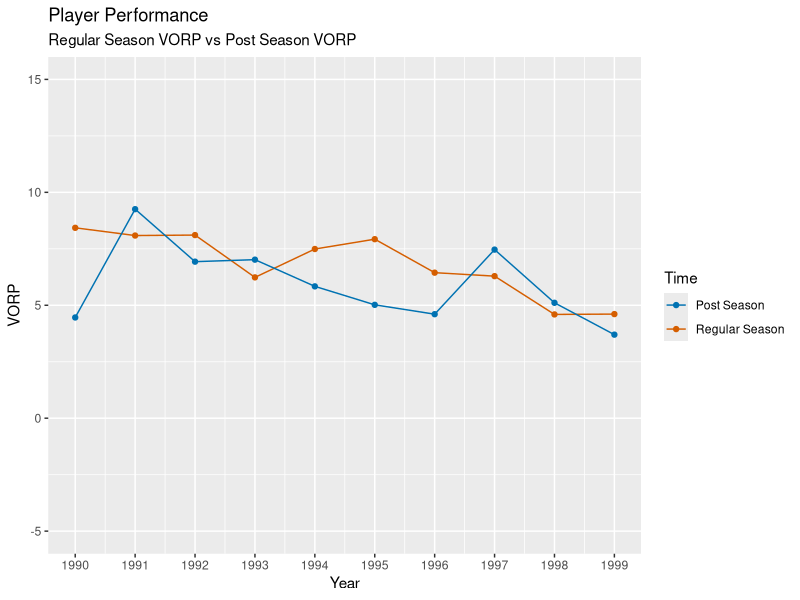
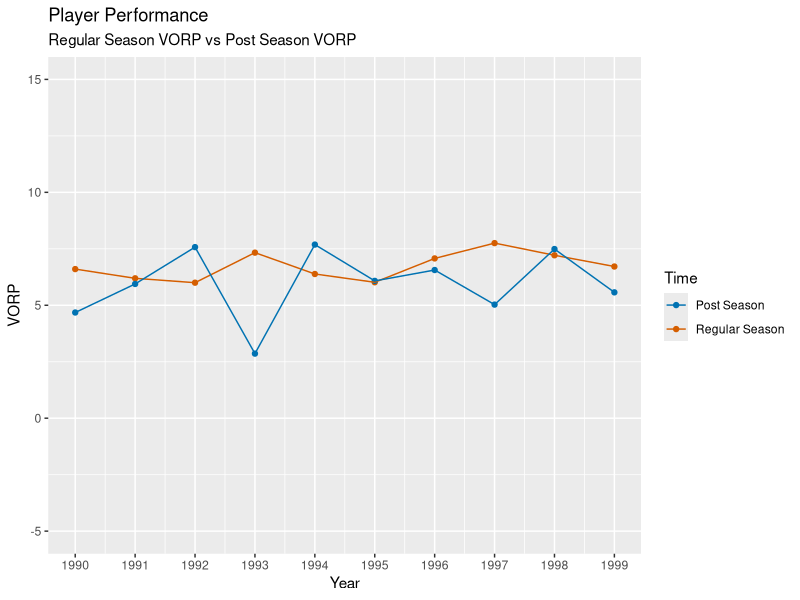
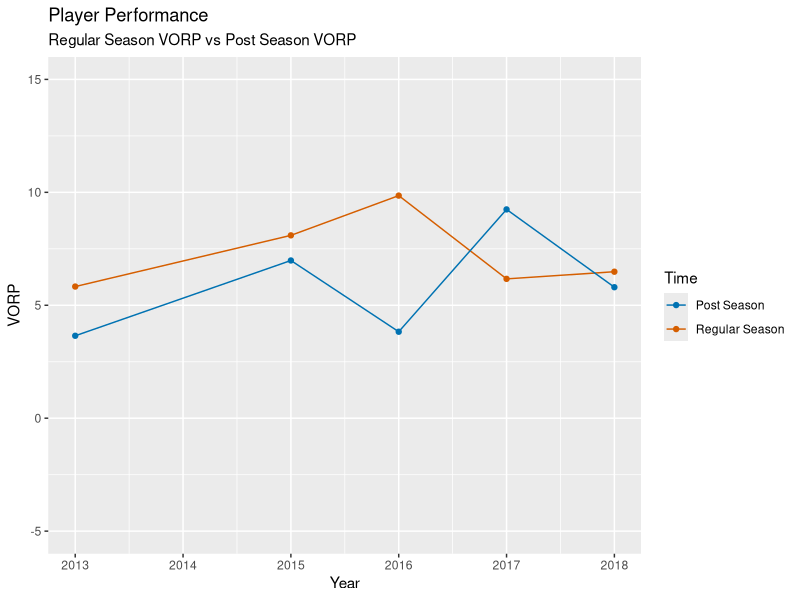
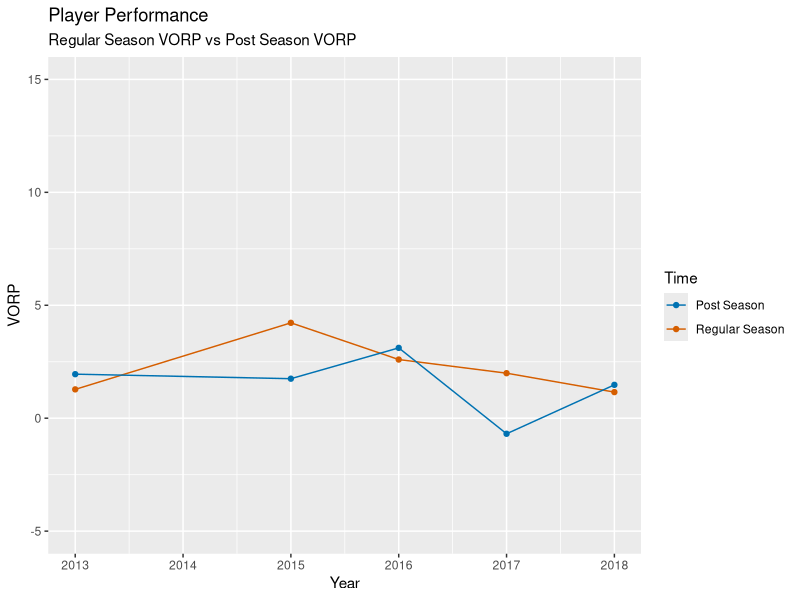
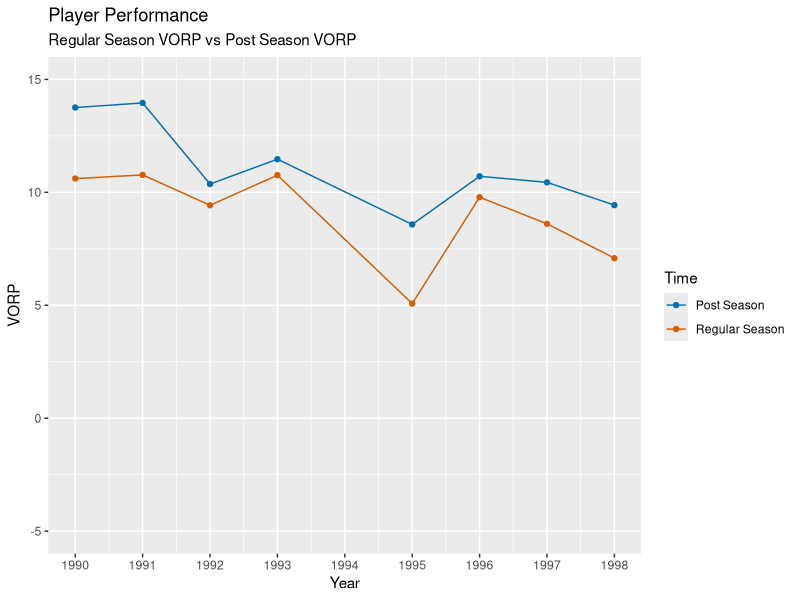
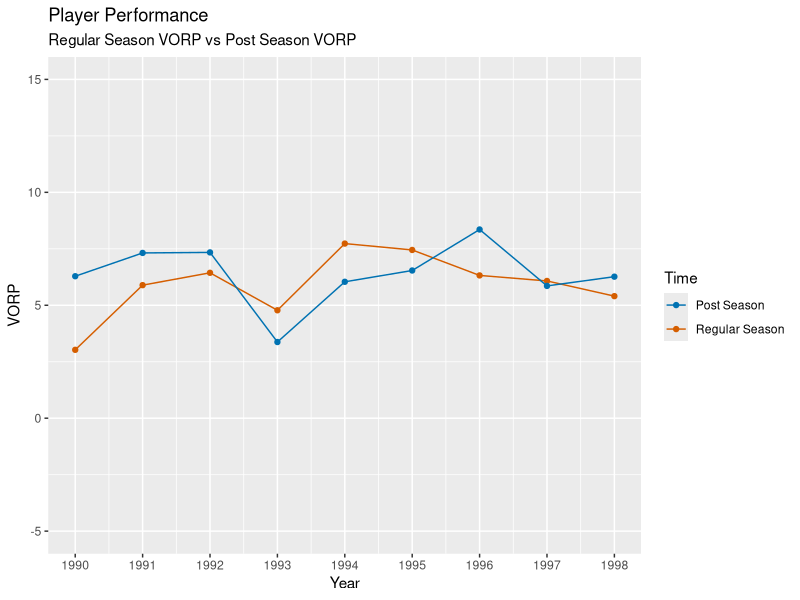
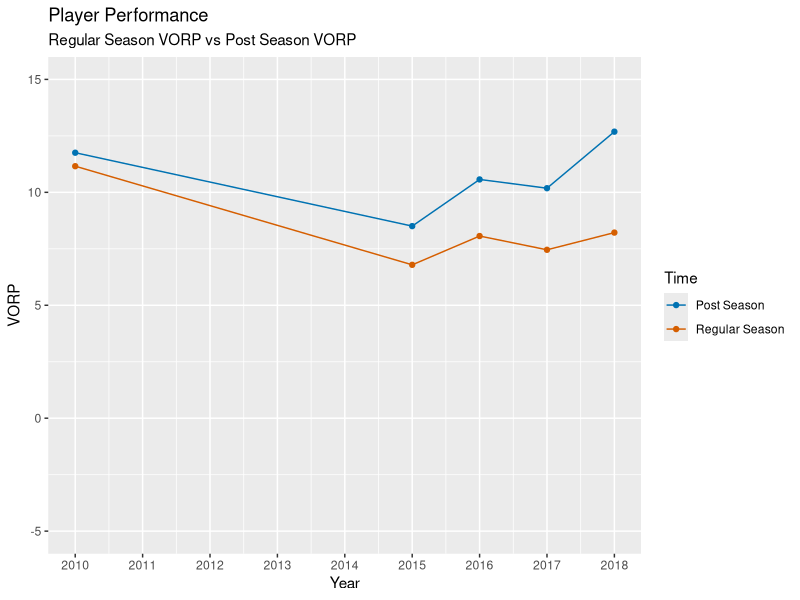
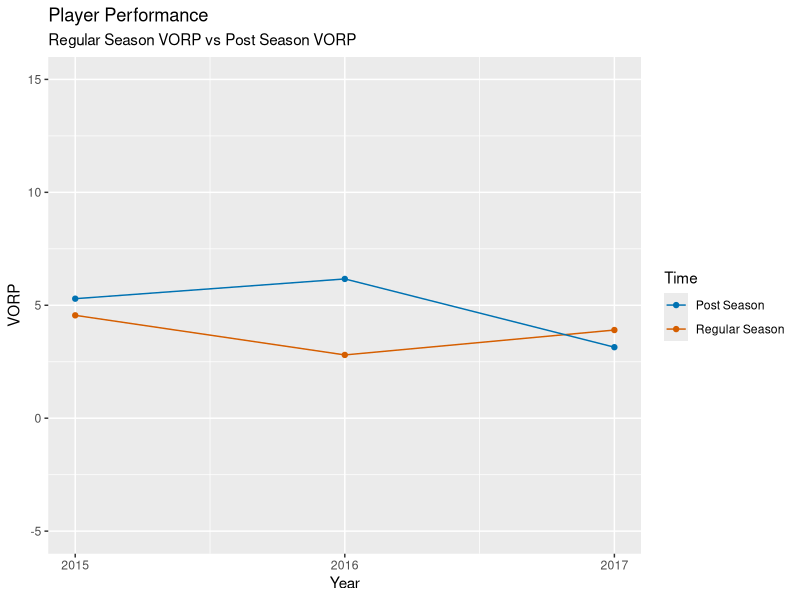

Reproduce these figures in R, in order.
library(tidyverse)
library(ggplot2)

###########################
### Loading in the data ###
###########################

### Setting the directory of the data ####

setwd('/Users/matty/Documents/BYU/undergrad_research/merging')

### Loading in the data ###

bulls <- read.csv('bulls.csv')
celtics <- read.csv('celtics.csv')
jazz <- read.csv('jazz.csv')
rockets <- read.csv('rockets.csv')
warriors <- read.csv('warriors.csv')
caveliers <- read.csv('caveliers.csv')
heat <- read.csv('heat.csv')
lakers <- read.csv('lakers.csv')
pistons <- read.csv('pistons.csv')
spurs <- read.csv('spurs.csv')
playoffers <- read.csv('playoffers.csv')
regulars <- read.csv('regulars.csv')

### Setting directory of the file ###

setwd('/Users/matty/Documents/BYU/undergrad_research/stats')


#############################
### Creating My Functions ###
#############################

### This function plots a scatter-plot and line ###

scatt <- function(data,years=NULL){
  if(is.null(years) == TRUE){
    ggplot(data)+
      geom_point(aes(x=RVORP,y=PVORP,color=win)) +
      scale_color_manual(name='Champions',values = c('black','firebrick3'),labels=c('No','Yes')) +
      geom_abline(intercept = 0,slope=1, color='blue')+ 
      labs(title='Team Performance',x = 'Regular Season VORP',y='Post Season VORP',subtitle = 'Performance with y=x line')+
      xlim(-5,15)+
      ylim(-5,15)
  }
  else{
    temp <- filter(data, year == years)
    if(sum(temp$win) > 0){
      colors <- 'firebrick3'
      champ <- 'Yes'
    }
    else{
      colors <- 'black'
      champ <- 'No'
      }
    ggplot(temp)+
      geom_point(aes(x=RVORP,y=PVORP,color=win)) +
      scale_color_manual(name='Champions',values =colors,labels=champ) +
      geom_abline(intercept = 0,slope=1, color='blue') + 
      labs(title='Team Performance',x = 'Regular Season VORP',y='Post Season VORP',subtitle = 'Performance with y=x line')+
      xlim(-5,15)+
      ylim(-5,15)
  }
}


### This function will plot a player over years ###

player <- function(play, team){
  temp <- filter(team, player == play)
  minyear <- min(temp$year)
  ggplot(temp) +
    geom_point(aes(x = year, y= RVORP,color = 'Regular Season')) +
    geom_point(aes(x = year, y= PVORP,color = 'Post Season')) +
    geom_line(aes(x = year,y=RVORP,color = 'Regular Season')) +
    geom_line(aes(x = year,y=PVORP,color = 'Post Season')) +
    labs(title='Player Performance',x = 'Year',y='VORP',subtitle = 'Regular Season VORP vs Post Season VORP')+
    scale_color_manual(name='Time',values = c('#0072B2','#D55E00'))+
    scale_x_continuous(breaks = seq(min(temp$year), max(temp$year), by = 1))+
    ylim(-5,15)
}


### This will compare player's regular seasons through multiple years ###

reg <- function(player1,player2,team1,team2,player3=NULL,team3=NULL,player4=NULL,team4=NULL){
  if(is.null(player3) == TRUE){
    temp1 <- filter(team1,player==player1)
    temp2 <- filter(team2,player==player2)
    temp1$xax <- seq_along(temp1[, 1])
    temp2$xax <- seq_along(temp2[, 1])
    
    df <- data.frame()
    df <- rbind(df,temp1,temp2)
    ggplot(df)+
      geom_point(aes(x = xax, y= RVORP,color = player1), data = filter(df,player==player1)) +
      geom_point(aes(x = xax, y= RVORP, color = player2),data = filter(df,player==player2)) +
      geom_line(aes(x = xax, y= RVORP,color = player1), data = filter(df,player==player1)) +
      geom_line(aes(x = xax, y= RVORP, color = player2),data = filter(df,player==player2)) +
      labs(x='Years made the Playoffs',y='Regular Season VORP')+
      scale_color_manual(name='Players',values = c('#0072B2','#D55E00'),labels=c(player1,player2))+
      scale_x_continuous(breaks = seq(1, 10, by = 1))+
      ylim(-5,15)
  }
  else if(is.null(player3) == FALSE & is.null(player4) == TRUE){
    temp1 <- filter(team1,player==player1)
    temp2 <- filter(team2,player==player2)
    temp3 <- filter(team3,player==player3)
    temp1$xax <- seq_along(temp1[, 1])
    temp2$xax <- seq_along(temp2[, 1])
    temp3$xax <- seq_along(temp3[, 1])
    
    df <- data.frame()
    df <- rbind(df,temp1,temp2,temp3)
    ggplot(df)+
      geom_point(aes(x = xax, y= RVORP,color = player1), data = filter(df,player==player1)) +
      geom_point(aes(x = xax, y= RVORP, color = player2),data = filter(df,player==player2)) +
      geom_line(aes(x = xax, y= RVORP,color = player1), data = filter(df,player==player1)) +
      geom_line(aes(x = xax, y= RVORP, color = player2),data = filter(df,player==player2)) +
      geom_point(aes(x = xax, y=RVORP, color = player3), data = filter(df, player==player3)) +
      geom_line(aes(x = xax, y = RVORP, color = player3), data = filter(df, player==player3)) + 
      labs(x='Years made the Playoffs',y='Regular Season VORP')+
      scale_color_manual(name='Players',values = c('#0072B2','#D55E00','#CC79A7'),labels=c(player1,player2, player3))+
      scale_x_continuous(breaks = seq(1, 10, by = 1))+
      ylim(-5,15)
  }
  else{
    temp1 <- filter(team1,player==player1)
    temp2 <- filter(team2,player==player2)
    temp3 <- filter(team3,player==player3)
    temp4 <- filter(team4,player==player4)
    temp1$xax <- seq_along(temp1[, 1])
    temp2$xax <- seq_along(temp2[, 1])
    temp3$xax <- seq_along(temp3[,1])
    temp4$xax <- seq_along(temp4[,1])
    
    df <- data.frame()
    df <- rbind(df,temp1,temp2,temp3,temp4)
    ggplot(df)+
      geom_point(aes(x = xax, y= RVORP,color = player1), data = filter(df,player==player1)) +
      geom_point(aes(x = xax, y= RVORP, color = player2),data = filter(df,player==player2)) +
      geom_line(aes(x = xax, y= RVORP,color = player1), data = filter(df,player==player1)) +
      geom_line(aes(x = xax, y= RVORP, color = player2),data = filter(df,player==player2)) +
      geom_point(aes(x = xax, y= RVORP,color = player3), data = filter(df,player==player3)) +
      geom_line(aes(x = xax, y= RVORP, color = player3),data = filter(df,player==player3)) +
      geom_point(aes(x = xax, y= RVORP,color = player4), data = filter(df,player==player4)) +
      geom_line(aes(x = xax, y= RVORP, color = player4),data = filter(df,player==player4)) +
      labs(x='Years made the Playoffs',y='Regular Season VORP')+
      scale_color_manual(name='Players',values = c('#0072B2','#D55E00','#CC79A7','#009E73'),labels=c(player4,player1,player2,player3))+
      scale_x_continuous(breaks = seq(1, 10, by = 1))+
      ylim(-5,15)
  }
}


### This will compare player's post season through the years ###

post <- function(player1,player2,team1,team2,player3=NULL,team3=NULL,player4=NULL,team4=NULL){
  if(is.null(player3) == TRUE){
    temp1 <- filter(team1,player==player1)
    temp2 <- filter(team2,player==player2)
    temp1$xax <- seq_along(temp1[, 1])
    temp2$xax <- seq_along(temp2[, 1])
    
    df <- data.frame()
    df <- rbind(df,temp1,temp2)
    ggplot(df)+
      geom_point(aes(x = xax, y= PVORP,color = player1), data = filter(df,player==player1)) +
      geom_point(aes(x = xax, y= PVORP, color = player2),data = filter(df,player==player2)) +
      geom_line(aes(x = xax, y= PVORP,color = player1), data = filter(df,player==player1)) +
      geom_line(aes(x = xax, y= PVORP, color = player2),data = filter(df,player==player2)) +
      labs(x='Years made the Playoffs',y='Regular Season VORP')+
      scale_color_manual(name='Players',values = c('#0072B2','#D55E00'),labels=c(player1,player2))+
      scale_x_continuous(breaks = seq(1, 10, by = 1))+
      ylim(-5,15)
  }
  else if(is.null(player3) == FALSE & is.null(player4) == TRUE){
    temp1 <- filter(team1,player==player1)
    temp2 <- filter(team2,player==player2)
    temp3 <- filter(team3,player==player3)
    temp1$xax <- seq_along(temp1[, 1])
    temp2$xax <- seq_along(temp2[, 1])
    temp3$xax <- seq_along(temp3[,1])
    
    df <- data.frame()
    df <- rbind(df,temp1,temp2,temp3)
    ggplot(df)+
      geom_point(aes(x = xax, y= PVORP,color = player1), data = filter(df,player==player1)) +
      geom_point(aes(x = xax, y= PVORP, color = player2),data = filter(df,player==player2)) +
      geom_line(aes(x = xax, y= PVORP,color = player1), data = filter(df,player==player1)) +
      geom_line(aes(x = xax, y= PVORP, color = player2),data = filter(df,player==player2)) +
      geom_point(aes(x = xax, y= PVORP,color = player3), data = filter(df,player==player3)) +
      geom_line(aes(x = xax, y= PVORP, color = player3),data = filter(df,player==player3)) +
      labs(x='Years made the Playoffs',y='Regular Season VORP')+
      scale_color_manual(name='Players',values = c('#0072B2','#D55E00','#CC79A7'),labels=c(player1,player2,player3))+
      scale_x_continuous(breaks = seq(1, 10, by = 1))+
      ylim(-5,15)
  }
  else{
    temp1 <- filter(team1,player==player1)
    temp2 <- filter(team2,player==player2)
    temp3 <- filter(team3,player==player3)
    temp4 <- filter(team4,player==player4)
    temp1$xax <- seq_along(temp1[, 1])
    temp2$xax <- seq_along(temp2[, 1])
    temp3$xax <- seq_along(temp3[,1])
    temp4$xax <- seq_along(temp4[,1])
    
    df <- data.frame()
    df <- rbind(df,temp1,temp2,temp3,temp4)
    ggplot(df)+
      geom_point(aes(x = xax, y= PVORP,color = player1), data = filter(df,player==player1)) +
      geom_point(aes(x = xax, y= PVORP, color = player2),data = filter(df,player==player2)) +
      geom_line(aes(x = xax, y= PVORP,color = player1), data = filter(df,player==player1)) +
      geom_line(aes(x = xax, y= PVORP, color = player2),data = filter(df,player==player2)) +
      geom_point(aes(x = xax, y= PVORP,color = player3), data = filter(df,player==player3)) +
      geom_line(aes(x = xax, y= PVORP, color = player3),data = filter(df,player==player3)) +
      geom_point(aes(x = xax, y= PVORP,color = player4), data = filter(df,player==player4)) +
      geom_line(aes(x = xax, y= PVORP, color = player4),data = filter(df,player==player4)) +
      labs(x='Years made the Playoffs',y='Regular Season VORP')+
      scale_color_manual(name='Players',values = c('#0072B2','#D55E00','#CC79A7','#009E73'),labels=c(player4,player1,player2,player3))+
      scale_x_continuous(breaks = seq(1, 10, by = 1))+
      ylim(-5,15)
  }
}



### This will compare player's Post - Regular ###

diff <- function(player1,player2,team1,team2,player3=NULL,team3=NULL,player4=NULL,team4=NULL){
  if(is.null(player3) == TRUE){
    temp1 <- filter(team1,player==player1)
    temp2 <- filter(team2,player==player2)
    temp1$xax <- seq_along(temp1[, 1])
    temp2$xax <- seq_along(temp2[, 1])
    
    df <- data.frame()
    df <- rbind(df,temp1,temp2)
    ggplot(df)+
      geom_point(aes(x = xax, y= DVORP,color = player1), data = filter(df,player==player1)) +
      geom_point(aes(x = xax, y= DVORP, color = player2),data = filter(df,player==player2)) +
      geom_line(aes(x = xax, y= DVORP,color = player1), data = filter(df,player==player1)) +
      geom_line(aes(x = xax, y= DVORP, color = player2),data = filter(df,player==player2)) +
      labs(x='Years made the Playoffs',y='Post VORP - Regular VORP')+
      scale_color_manual(name='Players',values = c('#0072B2','#D55E00'),labels=c(player1,player2))+
      scale_x_continuous(breaks = seq(1, 10, by = 1))+
      ylim(-10,10)
  }
  else if(is.null(player3) == FALSE & is.null(player4) == TRUE){
    temp1 <- filter(team1,player==player1)
    temp2 <- filter(team2,player==player2)
    temp3 <- filter(team3,player==player3)
    temp1$xax <- seq_along(temp1[, 1])
    temp2$xax <- seq_along(temp2[, 1])
    temp3$xax <- seq_along(temp3[,1])
    
    df <- data.frame()
    df <- rbind(df,temp1,temp2,temp3)
    ggplot(df)+
      geom_point(aes(x = xax, y= DVORP,color = player1), data = filter(df,player==player1)) +
      geom_point(aes(x = xax, y= DVORP, color = player2),data = filter(df,player==player2)) +
      geom_line(aes(x = xax, y= DVORP,color = player1), data = filter(df,player==player1)) +
      geom_line(aes(x = xax, y= DVORP, color = player2),data = filter(df,player==player2)) +
      geom_point(aes(x = xax, y= DVORP,color = player3), data = filter(df,player==player3)) +
      geom_line(aes(x = xax, y= DVORP, color = player3),data = filter(df,player==player3)) +
      labs(x='Years made the Playoffs',y='Post VORP - Regular VORP')+
      scale_color_manual(name='Players',values = c('#0072B2','#D55E00','#CC79A7'),labels=c(player1,player2,player3))+
      scale_x_continuous(breaks = seq(1, 10, by = 1))+
      ylim(-10,10)
  }
  else{
    temp1 <- filter(team1,player==player1)
    temp2 <- filter(team2,player==player2)
    temp3 <- filter(team3,player==player3)
    temp4 <- filter(team4,player==player4)
    temp1$xax <- seq_along(temp1[, 1])
    temp2$xax <- seq_along(temp2[, 1])
    temp3$xax <- seq_along(temp3[,1])
    temp4$xax <- seq_along(temp4[,1])
    
    df <- data.frame()
    df <- rbind(df,temp1,temp2,temp3,temp4)
    ggplot(df)+
      geom_point(aes(x = xax, y= DVORP,color = player1), data = filter(df,player==player1)) +
      geom_point(aes(x = xax, y= DVORP, color = player2),data = filter(df,player==player2)) +
      geom_line(aes(x = xax, y= DVORP,color = player1), data = filter(df,player==player1)) +
      geom_line(aes(x = xax, y= DVORP, color = player2),data = filter(df,player==player2)) +
      geom_point(aes(x = xax, y= DVORP,color = player3), data = filter(df,player==player3)) +
      geom_line(aes(x = xax, y= DVORP, color = player3),data = filter(df,player==player3)) +
      geom_point(aes(x = xax, y= DVORP,color = player4), data = filter(df,player==player4)) +
      geom_line(aes(x = xax, y= DVORP, color = player4),data = filter(df,player==player4)) +
      labs(x='Years made the Playoffs',y='Post VORP - Regular VORP')+
      scale_color_manual(name='Players',values = c('#0072B2','#D55E00','#CC79A7','#009E73'),labels=c(player4,player1,player3,player4))+
      scale_x_continuous(breaks = seq(1, 10, by = 1))+
      ylim(-10,10)
  }
}



# If I have time, I will also make sense of all of the weird strings used for players.
# Lastly, I will create plots of all of the important players from every team in
# each decade.


############################
### Creating My Analyses ###
############################

player('stockjo01',jazz)
player('malonka01',jazz)

player('curryst01',warriors)
player('thompkl01',warriors)

player('jordami01',bulls)
player('pippesc01',bulls)

player('jamesle01',caveliers)
player('irvinky01',caveliers)

player('abdulka01',lakers)
player('johnsma02',lakers)

player('duncati01',spurs)

player('bryanko01',lakers)
player('onealsh01',lakers)

player('jamesle01',heat)
player('wadedw01',heat)

player('kerrst01',bulls)

player('birdla01',celtics)
player('thomais01',pistons)



reg('curryst01','malonka01',warriors,jazz)
reg('duncati01','thompkl01',spurs,warriors)
reg('curryst01','malonka01',warriors,jazz,'thompkl01',warriors)
reg('curryst01','malonka01',warriors,jazz,'thompkl01',warriors,'bryanko01',lakers)


post('curryst01','malonka01',warriors,jazz)
post('curryst01','malonka01',warriors,jazz,'thompkl01',warriors)
post('curryst01','malonka01',warriors,jazz,'thompkl01',warriors,'bryanko01',lakers)


diff('curryst01','malonka01',warriors,jazz)
diff('curryst01','malonka01',warriors,jazz,'thompkl01',warriors)
diff('curryst01','malonka01',warriors,jazz,'jordami01',bulls,'bryanko01',lakers)

